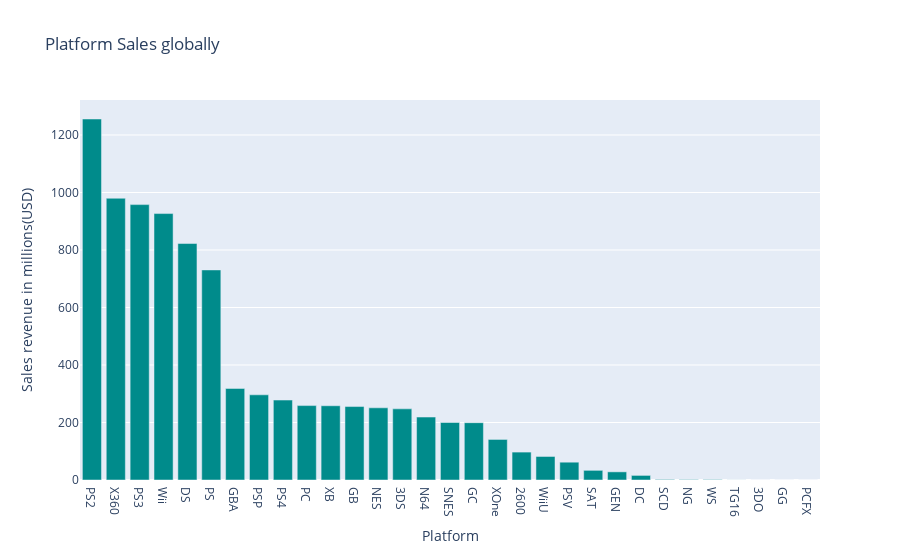

The code cell stored with this chart in its notebook:
### Markdown cell above
## Platform Sales globally

### Code cell
plat = raw[['Platform', 'NA_Sales', 'EU_Sales', 'JP_Sales', 'Other_Sales', 'Global_Sales']].groupby(['Platform'], as_index=False).sum().sort_values(['Global_Sales'], ascending=False)

fig = px.bar(plat, x='Platform',y='Global_Sales', title= 'Platform Sales globally', color= "Platform", labels={"Global_Sales": "Sales revenue in millions(USD)"})
fig.update_traces(marker_color='darkcyan', showlegend=False)
fig.show()

# fig.write_image("./Img/Platform Sales globally.png")

### Figure 1 — Plotly figure (JSON) as saved in the notebook; plotly's stock layout.template omitted (floating-point values rounded to 4 significant figures)
{"data": [{"alignmentgroup": "True", "hovertemplate": "Platform=%{x}<br>Sales revenue in millions(USD)=%{y}<extra></extra>", "legendgroup": "PS2", "marker": {"color": "darkcyan", "pattern": {"shape": ""}}, "name": "PS2", "offsetgroup": "PS2", "orientation": "v", "showlegend": false, "textposition": "auto", "type": "bar", "x": ["PS2"], "xaxis": "x", "y": [1256.0], "yaxis": "y"}, {"alignmentgroup": "True", "hovertemplate": "Platform=%{x}<br>Sales revenue in millions(USD)=%{y}<extra></extra>", "legendgroup": "X360", "marker": {"color": "darkcyan", "pattern": {"shape": ""}}, "name": "X360", "offsetgroup": "X360", "orientation": "v", "showlegend": false, "textposition": "auto", "type": "bar", "x": ["X360"], "xaxis": "x", "y": [980.0], "yaxis": "y"}, {"alignmentgroup": "True", "hovertemplate": "Platform=%{x}<br>Sales revenue in millions(USD)=%{y}<extra></extra>", "legendgroup": "PS3", "marker": {"color": "darkcyan", "pattern": {"shape": ""}}, "name": "PS3", "offsetgroup": "PS3", "orientation": "v", "showlegend": false, "textposition": "auto", "type": "bar", "x": ["PS3"], "xaxis": "x", "y": [957.8], "yaxis": "y"}, {"alignmentgroup": "True", "hovertemplate": "Platform=%{x}<br>Sales revenue in millions(USD)=%{y}<extra></extra>", "legendgroup": "Wii", "marker": {"color": "darkcyan", "pattern": {"shape": ""}}, "name": "Wii", "offsetgroup": "Wii", "orientation": "v", "showlegend": false, "textposition": "auto", "type": "bar", "x": ["Wii"], "xaxis": "x", "y": [926.7], "yaxis": "y"}, {"alignmentgroup": "True", "hovertemplate": "Platform=%{x}<br>Sales revenue in millions(USD)=%{y}<extra></extra>", "legendgroup": "DS", "marker": {"color": "darkcyan", "pattern": {"shape": ""}}, "name": "DS", "offsetgroup": "DS", "orientation": "v", "showlegend": false, "textposition": "auto", "type": "bar", "x": ["DS"], "xaxis": "x", "y": [822.5], "yaxis": "y"}, {"alignmentgroup": "True", "hovertemplate": "Platform=%{x}<br>Sales revenue in millions(USD)=%{y}<extra></extra>", "legendgroup": "PS", "marker": {"color": "darkcyan", "pattern": {"shape": ""}}, "name": "PS", "offsetgroup": "PS", "orientation": "v", "showlegend": false, "textposition": "auto", "type": "bar", "x": ["PS"], "xaxis": "x", "y": [730.7], "yaxis": "y"}, {"alignmentgroup": "True", "hovertemplate": "Platform=%{x}<br>Sales revenue in millions(USD)=%{y}<extra></extra>", "legendgroup": "GBA", "marker": {"color": "darkcyan", "pattern": {"shape": ""}}, "name": "GBA", "offsetgroup": "GBA", "orientation": "v", "showlegend": false, "textposition": "auto", "type": "bar", "x": ["GBA"], "xaxis": "x", "y": [318.5], "yaxis": "y"}, {"alignmentgroup": "True", "hovertemplate": "Platform=%{x}<br>Sales revenue in millions(USD)=%{y}<extra></extra>", "legendgroup": "PSP", "marker": {"color": "darkcyan", "pattern": {"shape": ""}}, "name": "PSP", "offsetgroup": "PSP", "orientation": "v", "showlegend": false, "textposition": "auto", "type": "bar", "x": ["PSP"], "xaxis": "x", "y": [296.3], "yaxis": "y"}, {"alignmentgroup": "True", "hovertemplate": "Platform=%{x}<br>Sales revenue in millions(USD)=%{y}<extra></extra>", "legendgroup": "PS4", "marker": {"color": "darkcyan", "pattern": {"shape": ""}}, "name": "PS4", "offsetgroup": "PS4", "orientation": "v", "showlegend": false, "textposition": "auto", "type": "bar", "x": ["PS4"], "xaxis": "x", "y": [278.1], "yaxis": "y"}, {"alignmentgroup": "True", "hovertemplate": "Platform=%{x}<br>Sales revenue in millions(USD)=%{y}<extra></extra>", "legendgroup": "PC", "marker": {"color": "darkcyan", "pattern": {"shape": ""}}, "name": "PC", "offsetgroup": "PC", "orientation": "v", "showlegend": false, "textposition": "auto", "type": "bar", "x": ["PC"], "xaxis": "x", "y": [258.8], "yaxis": "y"}, {"alignmentgroup": "True", "hovertemplate": "Platform=%{x}<br>Sales revenue in millions(USD)=%{y}<extra></extra>", "legendgroup": "XB", "marker": {"color": "darkcyan", "pattern": {"shape": ""}}, "name": "XB", "offsetgroup": "XB", "orientation": "v", "showlegend": false, "textposition": "auto", "type": "bar", "x": ["XB"], "xaxis": "x", "y": [258.3], "yaxis": "y"}, {"alignmentgroup": "True", "hovertemplate": "Platform=%{x}<br>Sales revenue in millions(USD)=%{y}<extra></extra>", "legendgroup": "GB", "marker": {"color": "darkcyan", "pattern": {"shape": ""}}, "name": "GB", "offsetgroup": "GB", "orientation": "v", "showlegend": false, "textposition": "auto", "type": "bar", "x": ["GB"], "xaxis": "x", "y": [255.5], "yaxis": "y"}, {"alignmentgroup": "True", "hovertemplate": "Platform=%{x}<br>Sales revenue in millions(USD)=%{y}<extra></extra>", "legendgroup": "NES", "marker": {"color": "darkcyan", "pattern": {"shape": ""}}, "name": "NES", "offsetgroup": "NES", "orientation": "v", "showlegend": false, "textposition": "auto", "type": "bar", "x": ["NES"], "xaxis": "x", "y": [251.1], "yaxis": "y"}, {"alignmentgroup": "True", "hovertemplate": "Platform=%{x}<br>Sales revenue in millions(USD)=%{y}<extra></extra>", "legendgroup": "3DS", "marker": {"color": "darkcyan", "pattern": {"shape": ""}}, "name": "3DS", "offsetgroup": "3DS", "orientation": "v", "showlegend": false, "textposition": "auto", "type": "bar", "x": ["3DS"], "xaxis": "x", "y": [247.5], "yaxis": "y"}, {"alignmentgroup": "True", "hovertemplate": "Platform=%{x}<br>Sales revenue in millions(USD)=%{y}<extra></extra>", "legendgroup": "N64", "marker": {"color": "darkcyan", "pattern": {"shape": ""}}, "name": "N64", "offsetgroup": "N64", "orientation": "v", "showlegend": false, "textposition": "auto", "type": "bar", "x": ["N64"], "xaxis": "x", "y": [218.9], "yaxis": "y"}, {"alignmentgroup": "True", "hovertemplate": "Platform=%{x}<br>Sales revenue in millions(USD)=%{y}<extra></extra>", "legendgroup": "SNES", "marker": {"color": "darkcyan", "pattern": {"shape": ""}}, "name": "SNES", "offsetgroup": "SNES", "orientation": "v", "showlegend": false, "textposition": "auto", "type": "bar", "x": ["SNES"], "xaxis": "x", "y": [200.1], "yaxis": "y"}, {"alignmentgroup": "True", "hovertemplate": "Platform=%{x}<br>Sales revenue in millions(USD)=%{y}<extra></extra>", "legendgroup": "GC", "marker": {"color": "darkcyan", "pattern": {"shape": ""}}, "name": "GC", "offsetgroup": "GC", "orientation": "v", "showlegend": false, "textposition": "auto", "type": "bar", "x": ["GC"], "xaxis": "x", "y": [199.4], "yaxis": "y"}, {"alignmentgroup": "True", "hovertemplate": "Platform=%{x}<br>Sales revenue in millions(USD)=%{y}<extra></extra>", "legendgroup": "XOne", "marker": {"color": "darkcyan", "pattern": {"shape": ""}}, "name": "XOne", "offsetgroup": "XOne", "orientation": "v", "showlegend": false, "textposition": "auto", "type": "bar", "x": ["XOne"], "xaxis": "x", "y": [141.1], "yaxis": "y"}, {"alignmentgroup": "True", "hovertemplate": "Platform=%{x}<br>Sales revenue in millions(USD)=%{y}<extra></extra>", "legendgroup": "2600", "marker": {"color": "darkcyan", "pattern": {"shape": ""}}, "name": "2600", "offsetgroup": "2600", "orientation": "v", "showlegend": false, "textposition": "auto", "type": "bar", "x": ["2600"], "xaxis": "x", "y": [97.08], "yaxis": "y"}, {"alignmentgroup": "True", "hovertemplate": "Platform=%{x}<br>Sales revenue in millions(USD)=%{y}<extra></extra>", "legendgroup": "WiiU", "marker": {"color": "darkcyan", "pattern": {"shape": ""}}, "name": "WiiU", "offsetgroup": "WiiU", "orientation": "v", "showlegend": false, "textposition": "auto", "type": "bar", "x": ["WiiU"], "xaxis": "x", "y": [81.86], "yaxis": "y"}, {"alignmentgroup": "True", "hovertemplate": "Platform=%{x}<br>Sales revenue in millions(USD)=%{y}<extra></extra>", "legendgroup": "PSV", "marker": {"color": "darkcyan", "pattern": {"shape": ""}}, "name": "PSV", "offsetgroup": "PSV", "orientation": "v", "showlegend": false, "textposition": "auto", "type": "bar", "x": ["PSV"], "xaxis": "x", "y": [61.93], "yaxis": "y"}, {"alignmentgroup": "True", "hovertemplate": "Platform=%{x}<br>Sales revenue in millions(USD)=%{y}<extra></extra>", "legendgroup": "SAT", "marker": {"color": "darkcyan", "pattern": {"shape": ""}}, "name": "SAT", "offsetgroup": "SAT", "orientation": "v", "showlegend": false, "textposition": "auto", "type": "bar", "x": ["SAT"], "xaxis": "x", "y": [33.59], "yaxis": "y"}, {"alignmentgroup": "True", "hovertemplate": "Platform=%{x}<br>Sales revenue in millions(USD)=%{y}<extra></extra>", "legendgroup": "GEN", "marker": {"color": "darkcyan", "pattern": {"shape": ""}}, "name": "GEN", "offsetgroup": "GEN", "orientation": "v", "showlegend": false, "textposition": "auto", "type": "bar", "x": ["GEN"], "xaxis": "x", "y": [28.36], "yaxis": "y"}, {"alignmentgroup": "True", "hovertemplate": "Platform=%{x}<br>Sales revenue in millions(USD)=%{y}<extra></extra>", "legendgroup": "DC", "marker": {"color": "darkcyan", "pattern": {"shape": ""}}, "name": "DC", "offsetgroup": "DC", "orientation": "v", "showlegend": false, "textposition": "auto", "type": "bar", "x": ["DC"], "xaxis": "x", "y": [15.97], "yaxis": "y"}, {"alignmentgroup": "True", "hovertemplate": "Platform=%{x}<br>Sales revenue in millions(USD)=%{y}<extra></extra>", "legendgroup": "SCD", "marker": {"color": "darkcyan", "pattern": {"shape": ""}}, "name": "SCD", "offsetgroup": "SCD", "orientation": "v", "showlegend": false, "textposition": "auto", "type": "bar", "x": ["SCD"], "xaxis": "x", "y": [1.87], "yaxis": "y"}, {"alignmentgroup": "True", "hovertemplate": "Platform=%{x}<br>Sales revenue in millions(USD)=%{y}<extra></extra>", "legendgroup": "NG", "marker": {"color": "darkcyan", "pattern": {"shape": ""}}, "name": "NG", "offsetgroup": "NG", "orientation": "v", "showlegend": false, "textposition": "auto", "type": "bar", "x": ["NG"], "xaxis": "x", "y": [1.44], "yaxis": "y"}, {"alignmentgroup": "True", "hovertemplate": "Platform=%{x}<br>Sales revenue in millions(USD)=%{y}<extra></extra>", "legendgroup": "WS", "marker": {"color": "darkcyan", "pattern": {"shape": ""}}, "name": "WS", "offsetgroup": "WS", "orientation": "v", "showlegend": false, "textposition": "auto", "type": "bar", "x": ["WS"], "xaxis": "x", "y": [1.42], "yaxis": "y"}, {"alignmentgroup": "True", "hovertemplate": "Platform=%{x}<br>Sales revenue in millions(USD)=%{y}<extra></extra>", "legendgroup": "TG16", "marker": {"color": "darkcyan", "pattern": {"shape": ""}}, "name": "TG16", "offsetgroup": "TG16", "orientation": "v", "showlegend": false, "textposition": "auto", "type": "bar", "x": ["TG16"], "xaxis": "x", "y": [0.16], "yaxis": "y"}, {"alignmentgroup": "True", "hovertemplate": "Platform=%{x}<br>Sales revenue in millions(USD)=%{y}<extra></extra>", "legendgroup": "3DO", "marker": {"color": "darkcyan", "pattern": {"shape": ""}}, "name": "3DO", "offsetgroup": "3DO", "orientation": "v", "showlegend": false, "textposition": "auto", "type": "bar", "x": ["3DO"], "xaxis": "x", "y": [0.1], "yaxis": "y"}, {"alignmentgroup": "True", "hovertemplate": "Platform=%{x}<br>Sales revenue in millions(USD)=%{y}<extra></extra>", "legendgroup": "GG", "marker": {"color": "darkcyan", "pattern": {"shape": ""}}, "name": "GG", "offsetgroup": "GG", "orientation": "v", "showlegend": false, "textposition": "auto", "type": "bar", "x": ["GG"], "xaxis": "x", "y": [0.04], "yaxis": "y"}, {"alignmentgroup": "True", "hovertemplate": "Platform=%{x}<br>Sales revenue in millions(USD)=%{y}<extra></extra>", "legendgroup": "PCFX", "marker": {"color": "darkcyan", "pattern": {"shape": ""}}, "name": "PCFX", "offsetgroup": "PCFX", "orientation": "v", "showlegend": false, "textposition": "auto", "type": "bar", "x": ["PCFX"], "xaxis": "x", "y": [0.03], "yaxis": "y"}], "layout": {"barmode": "relative", "legend": {"title": {"text": "Platform"}, "tracegroupgap": 0}, "title": {"text": "Platform Sales globally"}, "xaxis": {"anchor": "y", "categoryarray": ["PS2", "X360", "PS3", "Wii", "DS", "PS", "GBA", "PSP", "PS4", "PC", "XB", "GB", "NES", "3DS", "N64", "SNES", "GC", "XOne", "2600", "WiiU", "PSV", "SAT", "GEN", "DC", "SCD", "NG", "WS", "TG16", "3DO", "GG", "PCFX"], "categoryorder": "array", "domain": [0, 1], "title": {"text": "Platform"}}, "yaxis": {"anchor": "x", "domain": [0, 1], "title": {"text": "Sales revenue in millions(USD)"}}}}
